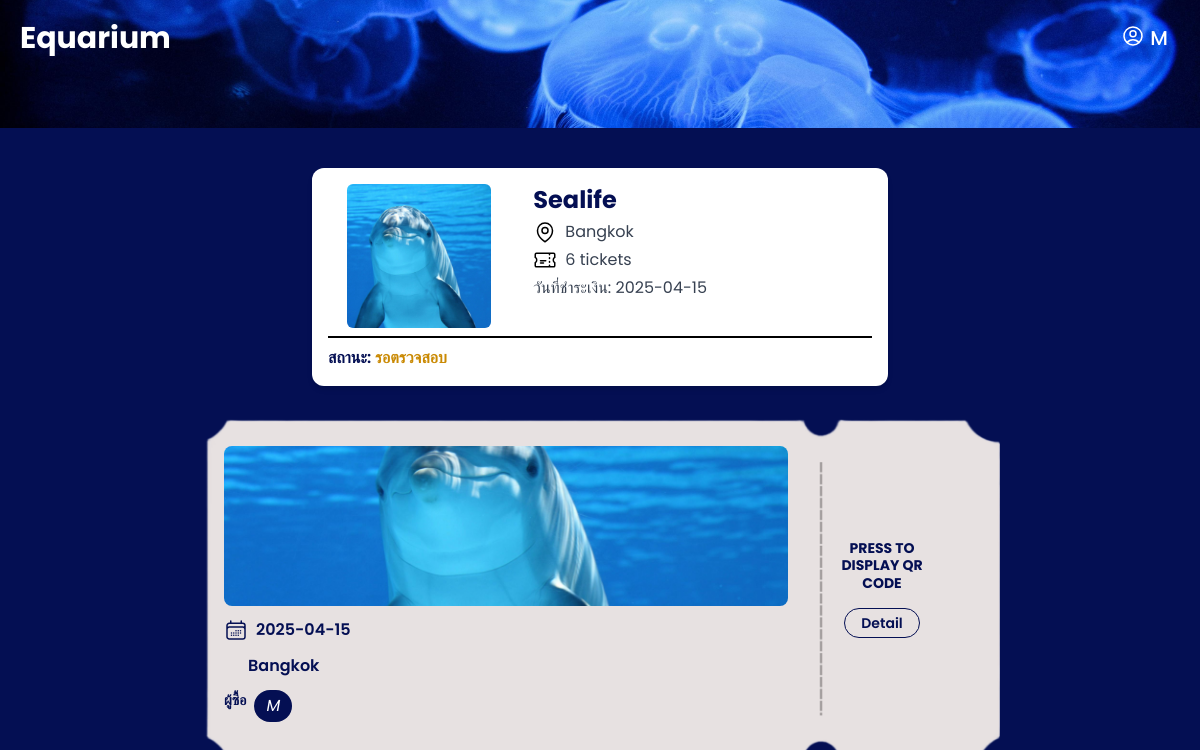
The page /user/order_detail.php?id=12 (signed in) on the database its author committed.
### tables this page shows
CREATE TABLE `ticket` (
  `id` int(11) NOT NULL,
  `user_id` int(11) NOT NULL,
  `event_id` int(11) NOT NULL,
  `ticket_code` varchar(50) NOT NULL,
  `ticket_date` date NOT NULL,
  `ticket_quantity` int(11) NOT NULL,
  `total_price` decimal(10,2) NOT NULL,
  `created_at` timestamp NOT NULL DEFAULT current_timestamp(),
  `status` varchar(50) DEFAULT 'รอตรวจสอบ',
  `slip_image` varchar(255) DEFAULT NULL,
  `used` varchar(255) DEFAULT NULL
);

CREATE TABLE `events` (
  `event_id` int(11) NOT NULL,
  `name` varchar(100) NOT NULL,
  `image` varchar(255) NOT NULL,
  `location` varchar(100) NOT NULL,
  `activity` varchar(255) NOT NULL,
  `price` decimal(10,2) NOT NULL,
  `created_at` timestamp NOT NULL DEFAULT current_timestamp(),
  `ticket_quantity` int(11) NOT NULL DEFAULT 0,
  `description` text NOT NULL
);

CREATE TABLE `users` (
  `id` int(11) NOT NULL,
  `username` varchar(100) NOT NULL,
  `first_name` varchar(50) DEFAULT NULL,
  `last_name` varchar(50) DEFAULT NULL,
  `gender` varchar(15) DEFAULT NULL,
  `dob` date DEFAULT NULL,
  `email` varchar(150) NOT NULL,
  `password` varchar(255) NOT NULL,
  `position` char(1) NOT NULL DEFAULT 'm',
  `created_at` timestamp NOT NULL DEFAULT current_timestamp()
);

### public_html/user/order_detail.php (the view, shortened to what this page needs)
<?php
include '../includes/navbar.php';
$user_id = $_SESSION['id'] ?? null;
$conn = new mysqli('mysql', 'user', 'password', 'aquarium');
$ticket_id = $_GET['id'] ?? null;
$sql = "SELECT t.*, e.name AS event_name, e.image AS event_image, e.location AS event_location,
               u.username AS user_name
        FROM ticket t
        JOIN events e ON t.event_id = e.event_id
        JOIN users u ON t.user_id = u.id
        WHERE t.user_id = ? AND t.id = ?";
$stmt = $conn->prepare($sql);
$stmt->bind_param("ii", $user_id, $ticket_id);
$stmt->execute();
$result = $stmt->get_result();
$ticket = $result->fetch_assoc();
?>
<!DOCTYPE html>
<html lang="en">
<head>
  <script src="https://cdn.tailwindcss.com"></script>
  <link rel="stylesheet" href="../src/event_card.css">
</head>
<body class="font-poppins min-h-screen bg-mainBlue">
  <header
  class="relative h-32 bg-center bg-cover bg-no-repeat"
  style="background-image: url('../image/8929102.jpg');"
>
  <div class="absolute top-5 left-5 z-50 flex items-center">
    <a href="../homepage/aquarium.php" class="text-white text-3xl font-bold">Equarium</a>
  </div>
  </header>
  <main class="flex flex-col items-center justify-center py-10">
        <?php if ($ticket_id): ?>
          <div class="space-y-10 w-full max-w-xl">
              <?php
                $status = htmlspecialchars($ticket['status']);
                $statusClass = "text-yellow-600";
              ?>
              <div class="bg-white text-black rounded-xl shadow-md p-4 w-full">
                <div class="flex flex-col md:flex-row">
                  <div class="flex flex-col items-center md:w-1/3">
                    <img src="<?php echo htmlspecialchars($ticket['event_image']); ?>"
                         alt="<?php echo htmlspecialchars($ticket['event_name']); ?>"
                         class="w-36 h-36 object-cover rounded-md" />
                  </div>
                  <div class="md:w-2/3 md:pl-6 mt-4 md:mt-0">
                    <h2 class="text-2xl font-bold text-mainBlue mb-1">
                      <?php echo htmlspecialchars($ticket['event_name']); ?>
                    </h2>
                    <div class="flex flex-row space-x-2">
                       <p class="text-gray-700 mb-1 "><?php echo htmlspecialchars($ticket['event_location']); ?></p>
                    </div>
                    <div class="flex flex-row space-x-2">
                    <p class="text-gray-700 mb-1"><?php echo htmlspecialchars($ticket['ticket_quantity']); ?> tickets</p>
                    </div>
                    <p class="text-gray-700 mb-2">วันที่ชำระเงิน: <?php echo htmlspecialchars($ticket['ticket_date']); ?></p>
                  </div>
                </div>
                <hr class="w-full my-2 border-t-2 border-black" />
                <div class="flex items-center justify-between mt-2">
                  <p class="font-semibold">
                    <span class="text-mainBlue">สถานะ:</span>
                    <span class="<?php echo $statusClass; ?>">
                      <?php
                        echo $status;
                      ?>
                    </span>
                  </p>
                </div>
              </div>
          </div>
        <?php endif; ?>
        <div class="relative inline-block mt-8">
            <div class="absolute top-0 left-0 w-full h-full px-6 py-7 flex justify-between">
                <div class="flex flex-col w-3/4 space-y-3">
                <img src="<?php echo htmlspecialchars($ticket['event_image']); ?>"
                    alt="Event Image"
                    class="w-full h-40 object-cover rounded-lg" />
                <div class="flex items-center space-x-2 text-md text-mainBlue font-semibold">
                    <span><?php echo htmlspecialchars($ticket['ticket_date']);?></span>
                </div>
                <div class="flex items-center space-x-2 text-md text-mainBlue font-semibold location-icon">
                    <span><?php echo htmlspecialchars($ticket['event_location']); ?></span>
                </div>
                <div class="flex flex-row space-x-2">
                    <span class="text-sm font-semibold text-mainBlue">ผู้ซื้อ</span>
                    <div class="bg-mainBlue text-white italic px-3 py-1 rounded-full w-fit">
                    <?php echo htmlspecialchars($ticket['user_name']); ?>
                    </div>
                </div>
                </div>
                <div class="flex flex-col items-center justify-center w-1/4 space-y-4 text-center">
                <p class="text-sm font-bold text-mainBlue leading-tight">PRESS TO<br>DISPLAY QR<br>CODE</p>
                <a href="../pay/payconfirm.php?id=<?php echo $ticket_id?>" class="border border-mainBlue px-4 py-1 rounded-full text-mainBlue text-sm font-semibold hover:bg-mainBlue hover:text-white transition">
                    Detail
                </a>
              </div>
            </div>
            </div>
  </main>
</body>
</html>

### public_html/src/event_card.css (style rules this page uses)
.location-icon::before { content: ""; display: inline-block; vertical-align: middle; width: 1.25rem; height: 1.25rem; margin-right: 0.25rem; color: red; background-size: contain; background-repeat: no-repeat; }

### rows shown on the page
ticket: event.image (picture), event.name "Sealife", event.location "Bangkok", ticket_quantity "6", ticket_date "2025-04-15", status "รอตรวจสอบ", user.username "M"

### other values the page prints
$_SESSION['user'] "M"
